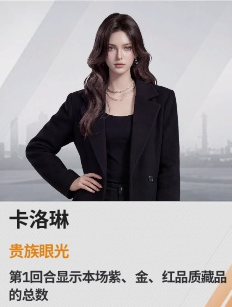
#> input picture maaracing_master/plugins/treasure/resources/image/appraiser_p1_caroline.png, 232 x 307 px
$ python -i diag_run20_rect_scan.py   (imports and definitions only)
#> lines starting #> are read from the running program, lines starting #| are printed output that depends on the picture
# -*- coding: utf-8 -*-
"""P2b 诊断 v20（rect 重校准扫描）：采集修复后的干净客户区帧上，双分数扫描。

旧 rect 全部在「含标题栏、底部裁切」的错位帧上校准（run10/11 时代），采集
修复后帧内容整体位移。对每个关键模板：整帧匹配（真位置）vs rect 内匹配
（当前可用性），数据定 rect 是否过时、应改为多少。
"""
from __future__ import annotations

import ctypes
import json
import sys
import time
from pathlib import Path

import cv2
import numpy as np

sys.path.insert(0, ".")

from maaracing_assistant.core.wgcap import WgcCapture

# [1 line that did not run here, left out]
ROOT = Path(".")
ASSETS = ROOT / "maaracing_assistant/plugins/treasure/resources/config/treasure_assets.json"
IMG_DIRS = [ROOT / "maaracing_assistant/plugins/treasure/resources/image",
            ROOT / "maaracing_assistant/core/resources/image"]

TARGETS = ["hall_session_cards", "session_start_match_click"]
FRAME_PATH: Path | None = Path(sys.argv[1]) if len(sys.argv) > 1 else None


def find_hwnd() -> int:
    h = user32.FindWindowW(None, "巅峰极速")
    return int(h) if h else 0


def load_template(name: str) -> np.ndarray | None:
    for d in IMG_DIRS:
        for p in d.rglob(f"{name}.png"):
            img = cv2.imread(str(p), cv2.IMREAD_COLOR)
            if img is not None:
                return img
    return None


def main() -> None:
    if FRAME_PATH is not None:  # 离线模式：直接读存证帧
        frame = cv2.imread(str(FRAME_PATH), cv2.IMREAD_COLOR)
        if frame is None:
            print(f"[abort] 读帧失败 {FRAME_PATH}")
            return
        H, W = frame.shape[:2]
        print(f"[frame] 离线 {W}x{H} {FRAME_PATH.name}")
        scan(frame)
        return
    hwnd = find_hwnd()
    if not hwnd:
        print("[abort] 找不到窗口")
        return
    cap = WgcCapture(hwnd)
    cap.start()
    time.sleep(1.2)
    rgb, fid, _ts, age = cap.get_latest_rgb()
    cap.stop()
    if rgb is None:
        print("[abort] 无帧")
        return
    frame = cv2.cvtColor(rgb, cv2.COLOR_RGB2BGR)
    H, W = frame.shape[:2]
    print(f"[frame] {W}x{H} fid={fid} age={age:.1f}ms")
    scan(frame)


def scan(frame) -> None:
    H, W = frame.shape[:2]
    doc = json.loads(ASSETS.read_text(encoding="utf-8"))
    anchors = doc["anchors"]
    for name in TARGETS:
        a = anchors.get(name)
        tpl = load_template(name if name != "goto_appraise_btn" else "act_goto_appraise_btn")
        if tpl is None:
            tpl = load_template(name)
        if a is None or tpl is None:
            print(f"[skip] {name} 无锚点或无模板")
            continue
        x1, y1, x2, y2 = a["rect"]
        # 整帧匹配（灰度）
        g, gt = cv2.cvtColor(frame, cv2.COLOR_BGR2GRAY), cv2.cvtColor(tpl, cv2.COLOR_BGR2GRAY)
        full = cv2.matchTemplate(g, gt, cv2.TM_CCOEFF_NORMED)
        _minv, maxf, _minl, maxloc = cv2.minMaxLoc(full)
        th, tw = gt.shape
        fx, fy = maxloc
        # rect 内匹配
        rx1, ry1, rx2, ry2 = int(x1 * W), int(y1 * H), int(x2 * W), int(y2 * H)
        roi = g[max(ry1, 0):min(ry2, H), max(rx1, 0):min(rx2, W)]
        if roi.shape[0] >= th and roi.shape[1] >= tw:
            in_rect = cv2.matchTemplate(roi, gt, cv2.TM_CCOEFF_NORMED)
            _m, maxr, _ml, locr = cv2.minMaxLoc(in_rect)
            abs_x, abs_y = locr[0] + max(rx1, 0), locr[1] + max(ry1, 0)
        else:
            maxr, abs_x, abs_y = -1, -1, -1  # rect 装不下模板
        print(f"{name:28} rect=({x1:.3f},{y1:.3f},{x2:.3f},{y2:.3f}) "
              f"整帧={maxf:.3f}@({fx},{fy},{tw}x{th}) "
              f"rect内={maxr:.3f}@({abs_x},{abs_y})")
        if maxf > 0.8:
            nx1, ny1, nx2, ny2 = fx / W, fy / H, (fx + tw) / W, (fy + th) / H
            print(f"{'':28}建议 rect=({nx1:.3f}, {ny1:.3f}, {nx2:.3f}, {ny2:.3f})")


# [2 lines not run here, left out]

>>> import cv2
>>> picture = cv2.imread('../../../maaracing_master/plugins/treasure/resources/image/appraiser_p1_caroline.png', cv2.IMREAD_GRAYSCALE)
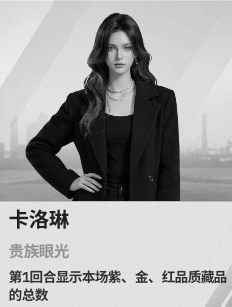
#> picture: shape (307, 232); min 0, max 237, mean 164.7
>>> result = scan(picture)
#> (the run stopped early here; a loop or call above may not have finished)
